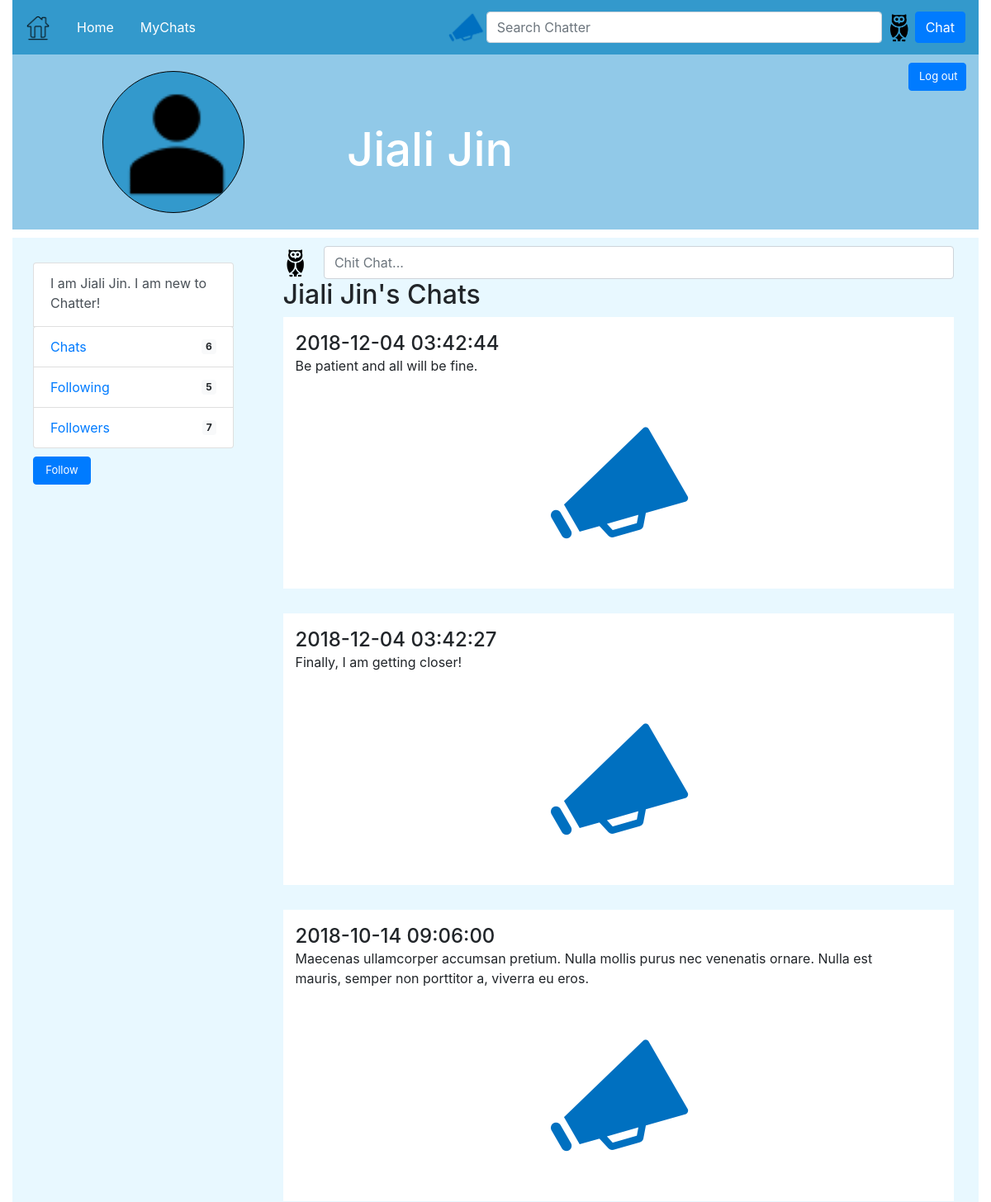
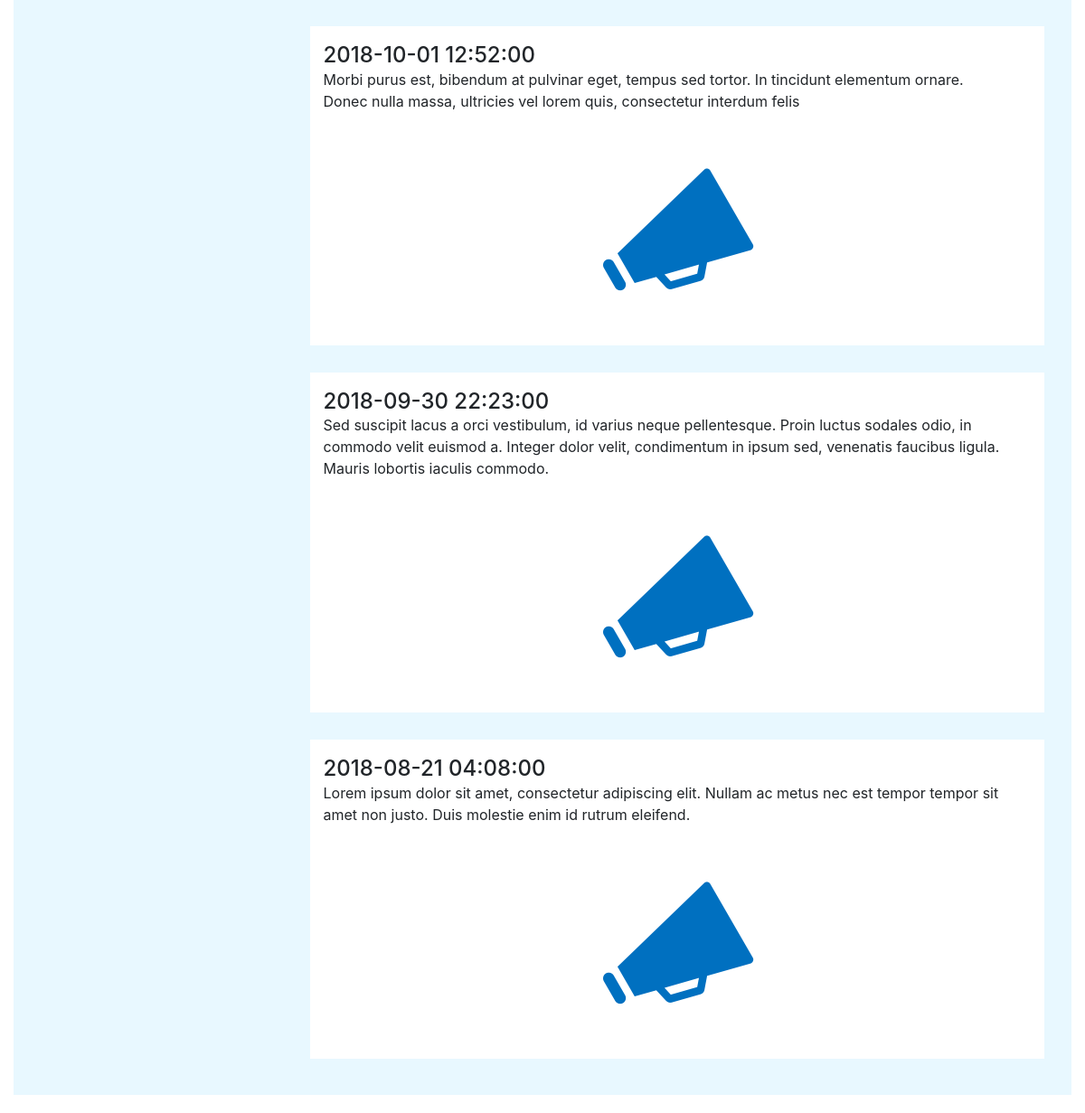
/chats.php?userId=1, run on the app's committed database (2 pictures, top to bottom).
### tables this page shows
CREATE TABLE `user` (
  `UserID` int(11) NOT NULL,
  `Name` varchar(100) NOT NULL,
  `Profile` text NOT NULL
);

CREATE TABLE `posts` (
  `PostID` int(11) NOT NULL,
  `UserID` int(11) NOT NULL,
  `Date` timestamp NOT NULL DEFAULT CURRENT_TIMESTAMP ON UPDATE CURRENT_TIMESTAMP,
  `Post` text NOT NULL
);

### chats.php (the view, shortened to what this page needs)
<!DOCTYPE html>
<html>
<?php
    include_once './includes/myFunctions2.php';
    $accountId=$_SESSION["userID"];
    $userId=$accountId;
    if (isset($_GET['userId'])) {
        $userId=$_GET['userId'];
    }
$followingList=getAllFollowingName($accountId);
    ?>
<head>
	<link rel="stylesheet" href="https://stackpath.bootstrapcdn.com/bootstrap/4.1.3/css/bootstrap.min.css">
</head>
<body class="container-fluid" onload="displayDateOnChatFunction()">
	<nav class="navbar navbar-expand-lg navbar-dark" style="background-color: #3399CC";>
		<a class="navbar-brand" href="./index.php">
		    <img src="./images/home.png" width="30" height="30" alt="HomeIcon">
		</a>
	  	<div class="collapse navbar-collapse" id="navbarNav" >
		    <ul class="nav nav-pills mr-auto">
		      <li class="nav-item"><a class="nav-link" href="./index.php" style="color: white;font-size: 1em;">Home</a></li>
                <?php
                    if ($userId==$_SESSION["userID"])
                    {
                        echo <<<nav
		      <li class="nav-item active"><a class="nav-link active" href="./chats.php?userId=$accountId" style="color: white;font-size: 1em;">MyChats<span class="sr-only">(current)</span></a></li>
nav;
                    }
                    else
                    {
                        echo <<<nav
		      <li class="nav-item active"><a class="nav-link" href="./chats.php?userId=$accountId" style="color: white;font-size: 1em;">MyChats<span class="sr-only">(current)</span></a></li>
nav;
                    }
                ?>
		    </ul>
            <form class="form-inline" action="./search.php" method="get">
                <img class="navbar-left" src="./images/chatterIcon.png"  width="50" height="50" alt="ChatterIcon">
                <input class="form-control" type="search" placeholder="Search Chatter" name="search" size="40">
                <img src="./images/owl.png" width="40" height="40" alt="owl">
            </form>
            <button class="btn btn-primary" data-toggle="modal" data-target="#chatButton" data-whatever="chat" type="submit">Chat</button>
	    </div>
	</nav>
    <header>
        <div class="container-fluid" style="background-color: #91C9E8;">
            <div class="row" >
                <div class="media col-sm-4" style="padding: 20px;">
                    <?php
                    if ($userId!=$accountId)
                    {
                        $head="./images/userHead.png";
                    }
                    else
                        $head="./images/owl.png";
                    ?>
                    <img src=<?php echo $head; ?> class="rounded-circle mx-auto d-block" width="172px height=175px alt="my picture" class="rounded-circle" style="border:1px solid black;background-color:#3399CC;">
                </div>
                <div class="media col-sm-5">
                        <h1 class="blockquote " style="color:white;font-size:3.5em;text-align:center; margin-top: 18%;">
                            <?php
                                printAccountName($userId);
                            ?>
                        </h1>
                </div>
                <div class="media col-sm-1" >
                </div>
                <form class="media col-sm-2 justify-content-end" method="post">
                    <button class="btn btn-primary"  type="submit" name="logout" value="logout" style="width: 70px;font-size: small;margin-top: 10px;">Log out</button>
                </form>
            </div>
        </div>
    </header>
			<div class="container-fluid" style="margin-bottom: 20px;">
				<div class="row mb-2">
					<div class="col-sm-3" style="margin-top: 10px;background-color: #E8F8FF;padding: 10px;">
						<div class="media">
							<div class="media-body">
								<div class="container" style="margin-top:20px;margin-bottom: 20px;">
									<div class="list-group-item list-group-item-action flex-column align-items-start">
								    	<p class="mb-1">
                                            <?php
                                                printDesc($userId);
                                            ?>
                                        </p>
								    </div>
                                    <?php
                                        $numChats=chatNum($userId);
                                        $flernum=followerNum($userId);
                                        $flnum=followingNum($userId);
                                        echo <<<count
                                            <div class="media">
                                                <div class="media-body">
                                                    <div class="container" style="padding-left: 0px;padding-right: 0px;">
                                                        <ul class="list-group">
                                                            <li class="list-group-item d-flex justify-content-between align-items-center">
                                                                <a href="./chats.php?userId=$userId">Chats</a>
                                                                <span class="badge badge-light">$numChats</span>
                                                            </li>
                                                            <li class="list-group-item d-flex justify-content-between align-items-center">
                                                                <a href="./follow.php?title=Following&userId=$userId" id="following" >Following</a>
                                                                <span class="badge badge-light">$flnum</span>
                                                            </li>
                                                            <li class="list-group-item d-flex justify-content-between align-items-center">
                                                                <a href="./follow.php?title=Followers&userId=$userId" id="follower">Followers</a>
                                                                <span class="badge badge-light">$flernum</span>
                                                            </li>
                                                        </ul>
                                                    </div>
                                                </div>
                                            </div>
count;
                                    ?>
                                    <form class="media" method="post">
                                        <div class="media-body ">
                                            <?php
                                                if ($userId==$accountId || containFollowing($followingList,$userId)==true)
                                                    echo <<<follow2
                                            <button class="btn btn-primary"  type="submit" name="follow" value="follow" style="width: 70px;font-size: small;margin-top: 10px;" disabled>Follow</button>
follow2;
                                                else
                                                    echo <<<follow
                                            <button class="btn btn-primary"  type="submit" name="follow" value="follow" style="width: 70px;font-size: small;margin-top: 10px;">Follow</button>
follow;
                                            ?>
                                        </div>
                                    </form>
								</div>
							</div>
						</div>
					</div>
					<div class="col-sm" style="background-color: #E8F8FF;margin-top:10px;padding-bottom: 10px;">
						<div class="container-fluid" style="margin-top:10px;margin-bottom: 0px; ">
                            <div class="media" >
                                <form class="form-inline" style="width: 100%;" method="post">
                                    <img class="align-self-start mr-3" src="./images/owl.png" alt="Owl" style="margin-right: 10px;height: 40px;display:inline-block">
                                    <div class="media-body">
                                        <input class="form-control" type="text" placeholder="Chit Chat..." style="height:40px;width: 100%;" name="newChat" value="" required size="200">
                                    </div>
                                </form>
                            </div>
							<div class="container-fluid" style="padding-right: 0px;padding-left: 5px;">
								<div class="list-group" style="background-color: #E8F8FF; ">
									<h2><?php
                                            if ($userId==$accountId)
                                                echo "My Chats";
                                            else
                                                echo printAccountName($userId)."'s Chats";
                                        ?>
                                    </h2>
								  	<div class="list-group">
                                        <?php
                                            $chats=loadChats($userId);
                                            foreach ($chats as $v) {
                                                echo <<<chat
                                                <div class="list-group" style="background-color: #E8F8FF;">
                                                  <div class="media" style="background-color: white;padding-left: 0px;padding-bottom: 28px;padding-right: 45px;padding-top: 18px;">
                                                    <div class="media-body" style="padding-left: 15px;">
                                                    <h3 class="card-title" style="display: inline-flex;margin-bottom: 0px;font-size: 1.5em; ">$v[2]</h3>
                                                    <p class="card-text" id="chat1">$v[3]</p>
                                                  </div>
                                                </div>
                                                <div style="background-color: white;margin-bottom: 30px;padding-bottom: 28px;">
                                                    <img class="rounded mx-auto d-block" alt="..." src="./images/chatterIcon.png" alt="Card image cap">
                                                </div>
chat;
                                            }
                                        ?>
									</div>
								</div>
							 </div>
						</div>
					</div>
				</div>
			</div>
</body>
</html>

### includes/myFunctions2.php (shortened to what this page needs)
<?php
function loadChats($userId)
{
    $chat= array();
    $login=login();
    $conn=new mysqli($login[0],$login[1],$login[2],$login[3]);
    $stmt = $conn->prepare("select UserID, Name, Date,Post from posts join user using (UserID) where UserID= ? order by date desc,Name asc");
    $stmt->bind_param("i", $userId);
    $stmt->execute();
    $stmt->store_result();
    $num_of_rows = $stmt->num_rows;
    if ($num_of_rows!=0)
    {
        $stmt->bind_result($UserID, $Name, $Date,$Post);
        $irow=0;
        $icol=0;
        while ($stmt->fetch()) {
            $chat[$irow][$icol]=$UserID;
            $chat[$irow][$icol+1]=$Name;
            $chat[$irow][$icol+2]=$Date;
            $chat[$irow][$icol+3]=$Post;
            $irow++;
        }
    }
    return $chat;
}
function printAccountName($userId){
    $login=login();
    $conn=new mysqli($login[0],$login[1],$login[2],$login[3]);
    $stmt = $conn->prepare("select name from User where UserID=? ");
    $stmt->bind_param("i", $userId);
    $stmt->execute();
    $stmt->store_result();
    $num_of_rows = $stmt->num_rows;
    if ($num_of_rows!=0)
    {
        $stmt->bind_result($Name);
        while ($stmt->fetch()) {
            echo $Name;
        }
    }
    else
        echo "No result";
}
function printDesc($userId)
{
    $login=login();
    $conn=new mysqli($login[0],$login[1],$login[2],$login[3]);
    $stmt = $conn->prepare("select profile from User where UserID=?");
    $stmt->bind_param("i", $userId);
    $stmt->execute();
    $stmt->store_result();
    $num_of_rows = $stmt->num_rows;
    if ($num_of_rows!=0)
    {
        $stmt->bind_result($profile);
        while ($stmt->fetch()) {
            echo $profile;
        }
    }
    else
        echo "No result";
}
function getAllFollowingName($userId)
{
    $nameList= array();
    $login=login();
    $conn=new mysqli($login[0],$login[1],$login[2],$login[3]);
    $stmt = $conn->prepare("select UserID,Name from (SELECT * FROM following where User = ? ) as t1 join user on t1.FollowingUser=user.UserID");
    $stmt->bind_param("i", $userId);
    $stmt->execute();
    $stmt->store_result();
    $num_of_rows = $stmt->num_rows;
    return $nameList;
}
function chatNum($userId)
{
    $numOfChats=0;
    $login=login();
    $conn=new mysqli($login[0],$login[1],$login[2],$login[3]);
    $stmt = $conn->prepare("SELECT count(UserID) as numOfChats FROM posts WHERE UserID=?");
    $stmt->bind_param("i", $userId);
    $stmt->execute();
    $stmt->store_result();
    $num_of_rows = $stmt->num_rows;
    if ($num_of_rows!=0)
    {
        $stmt->bind_result($numChats);
        while ($stmt->fetch()) {
            $numOfChats = $numChats;
        }
    }
    else
        echo "No result";
    return $numOfChats;
}
function followingNum($userId)
{
    $numFollowing=0;
    $login=login();
    $conn=new mysqli($login[0],$login[1],$login[2],$login[3]);
    $stmt = $conn->prepare("SELECT count(User) as numOfFollowing FROM following where User=?");
    $stmt->bind_param("i", $userId);
    $stmt->execute();
    $stmt->store_result();
    $num_of_rows = $stmt->num_rows;
    if ($num_of_rows!=0)
    {
        $stmt->bind_result($numF);
        while ($stmt->fetch()) {
            $numFollowing = $numF;
        }
    }
    else
        echo "No result";
    return $numFollowing;
}
function followerNum($userId)
{
    $numFollower=0;
    $login=login();
    $conn=new mysqli($login[0],$login[1],$login[2],$login[3]);
    $stmt = $conn->prepare("SELECT count(User) as numOfFollower FROM following WHERE FollowingUser=?");
    $stmt->bind_param("i", $userId);
    $stmt->execute();
    $stmt->store_result();
    $num_of_rows = $stmt->num_rows;
    if ($num_of_rows!=0)
    {
        $stmt->bind_result($numF);
        while ($stmt->fetch()) {
            $numFollower = $numF;
        }
    }
    else
        echo "No result";
    return $numFollower;
}
function containFollowing($array,$userId)
{
    $result=false;
    return $result;
}

### data on the page
user: Name "Jiali Jin", Profile "I am Jiali Jin. I am new to Chatter!"
posts: Date "2018-12-04 03:42:44", Post "Be patient and all will be fine."
posts: Date "2018-12-04 03:42:27", Post "Finally, I am getting closer!"
posts: Date "2018-10-14 09:06:00", Post "Maecenas ullamcorper accumsan pretium. Nulla mollis purus nec venenatis ornare. Nulla est mauris, semper non porttitor a, viverra eu eros."
posts: Date "2018-10-01 12:52:00", Post "Morbi purus est, bibendum at pulvinar eget, tempus sed tortor. In tincidunt elementum ornare. Donec nulla massa, ultricies vel lorem quis, consectetur interdum felis"
posts: Date "2018-09-30 22:23:00", Post "Sed suscipit lacus a orci vestibulum, id varius neque pellentesque. Proin luctus sodales odio, in commodo velit euismod a. Integer dolor velit, condimentum in ipsum sed, venenatis faucibus ligula. Mauris lobortis iaculis commodo."
posts: Date "2018-08-21 04:08:00", Post "Lorem ipsum dolor sit amet, consectetur adipiscing elit. Nullam ac metus nec est tempor tempor sit amet non justo. Duis molestie enim id rutrum eleifend."

### other printed values
$numChats "6"
$flnum "5"
$flernum "7"
